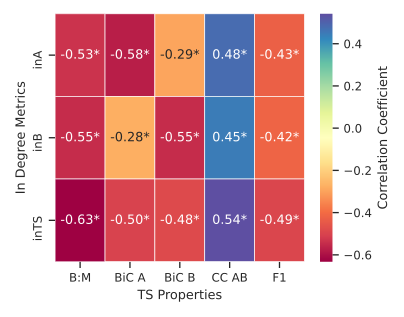

Generate this figure with Python:
from matplotlib import pyplot as plt
import seaborn as sns
import pandas as pd
import numpy as np
from scipy import stats
from numpy.polynomial.polynomial import polyfit
from math import log

mdf = pd.read_csv("TS.csv")

print(mdf.head())
print(mdf.shape)

sns.set(rc={'figure.figsize':(4.2,3.3)})
sns.set_context("paper", rc={"font.weight":'bold',"legend.fontsize":15,"legend.title_fontsize":15,"font.size":15,"axes.titlesize":15,"axes.labelsize":15,"xtick.labelsize":15,"ytick.labelsize":15})
sns.set_context("paper")
sns.set_style("ticks")

iili = []
aili = []
for s in ["inA", "inB", "inTS"]:
    for d in ["BiC A", "BiC B", "B:M", "F1", "CC AB" ]:
        print([s,d])
        print(stats.spearmanr(mdf[s], mdf[d]))
        cc, pval = stats.spearmanr(mdf[s], mdf[d])
        if pval < 0.05:
            cca = f'{cc:.2f}'+"*"
        else:
            cca = f'{cc:.2f}'
        iili.append([s,d,cc])
        aili.append([s,d,cca])

ia = [item[0] for item in iili]
ib = [item[1] for item in iili]
ccm = [item[2] for item in iili]

#Labels df
aia = [item[0] for item in aili]
aib = [item[1] for item in aili]
accm = [item[2] for item in aili]

# HEATMAP CODE
pldf = pd.DataFrame(iili, columns=["X", "Y", "Value"])
pldf = pldf.pivot('X', 'Y', 'Value')
#labels df
ldf = pd.DataFrame(aili, columns=["X", "Y", "Value"])
ldf = ldf.pivot('X', 'Y', 'Value').to_numpy()
ax = sns.heatmap(pldf, annot=ldf, cmap="Spectral", cbar_kws={'label': 'Correlation Coefficient'}, linewidth=0.5, fmt="")
plt.ylabel("In Degree Metrics")
plt.xlabel("TS Properties")
plt.tight_layout()
plt.savefig("F4D.svg",dpi=300)
plt.savefig("F4D.png",dpi=300, pad_inches=0)
plt.show()

